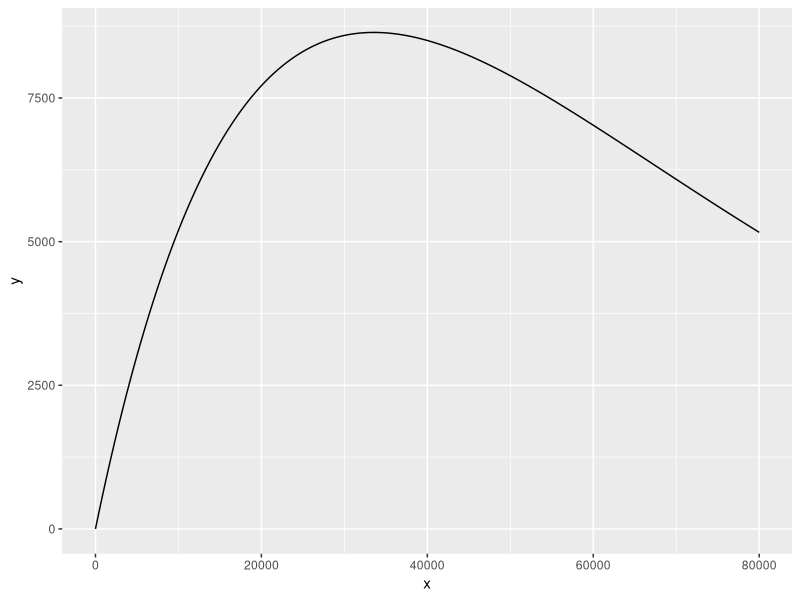
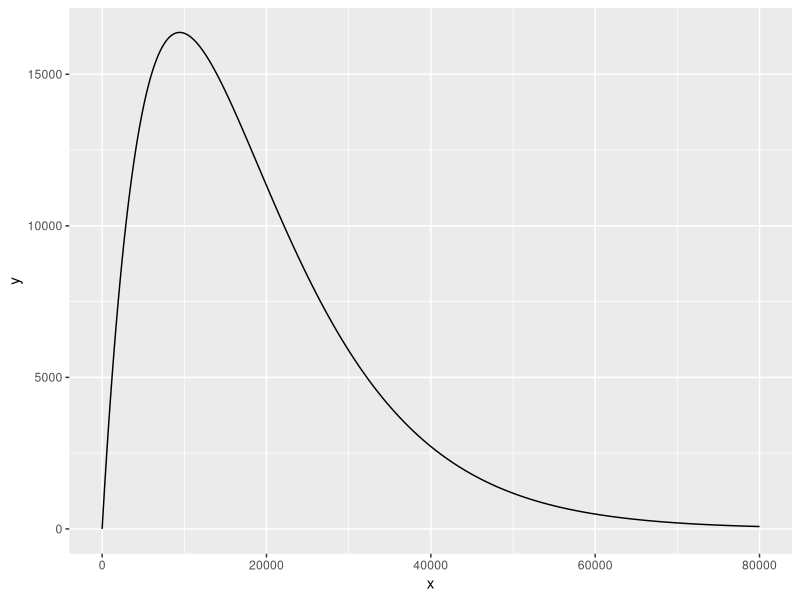
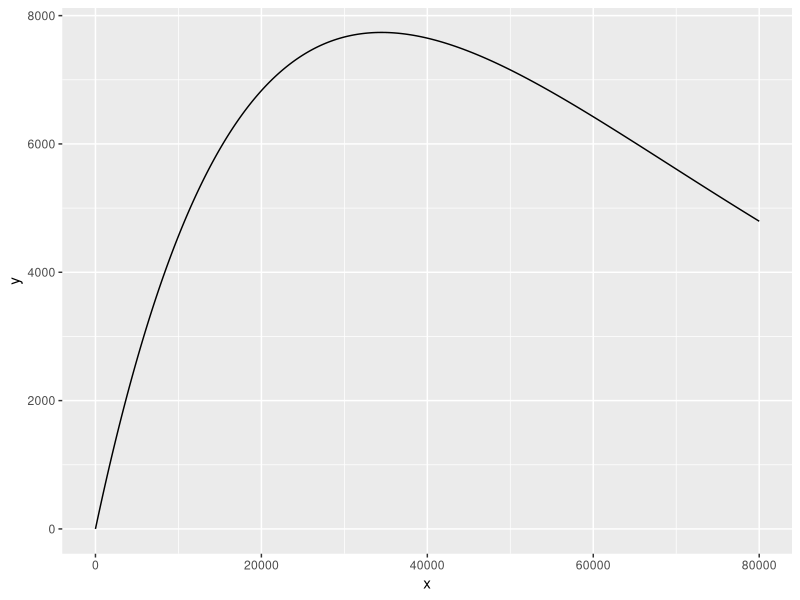
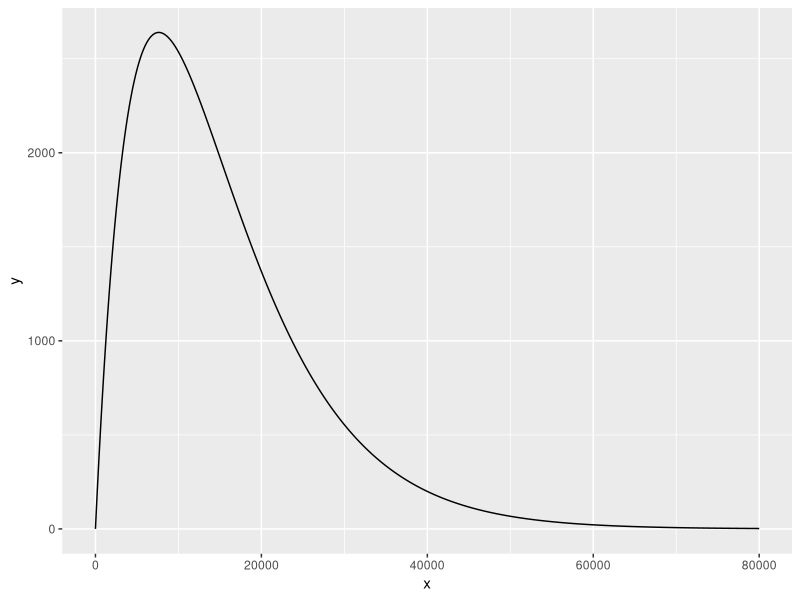

The R script that drew these images, in order:

library(ggplot2)

alpha=0.7;beta=2.98*10^(-5)
gen.srr <- data.frame(x=seq(from=0,to=80000,by=2))
gen.srr$y <- alpha*gen.srr$x*exp(-beta*gen.srr$x)

max(gen.srr$y);
gen.srr$x[which(gen.srr$y==max(gen.srr$y))]

ggplot(gen.srr) +
  geom_line(aes(x,y))


alpha=4.72;beta=1.06*10^(-4)
seg.srr.1 <- data.frame(x=seq(from=0,to=80000,by=2))
seg.srr.1$y <- alpha*seg.srr.1$x*exp(-beta*seg.srr.1$x)

max(seg.srr.1$y);
seg.srr.1$x[which(seg.srr.1$y==max(seg.srr.1$y))]

ggplot(seg.srr.1) +
  geom_line(aes(x,y))


alpha=0.61;beta=2.90*10^(-5)
seg.srr.2 <- data.frame(x=seq(from=0,to=80000,by=2))
seg.srr.2$y <- alpha*seg.srr.2$x*exp(-beta*seg.srr.2$x)

max(seg.srr.2$y);
seg.srr.1$x[which(seg.srr.2$y==max(seg.srr.2$y))]

ggplot(seg.srr.2) +
  geom_line(aes(x,y))


alpha=0.94;beta=1.31*10^(-4)
seg.srr.3 <- data.frame(x=seq(from=0,to=80000,by=2))
seg.srr.3$y <- alpha*seg.srr.3$x*exp(-beta*seg.srr.3$x)

max(seg.srr.3$y);
seg.srr.1$x[which(seg.srr.3$y==max(seg.srr.3$y))]

ggplot(seg.srr.3) +
  geom_line(aes(x,y))